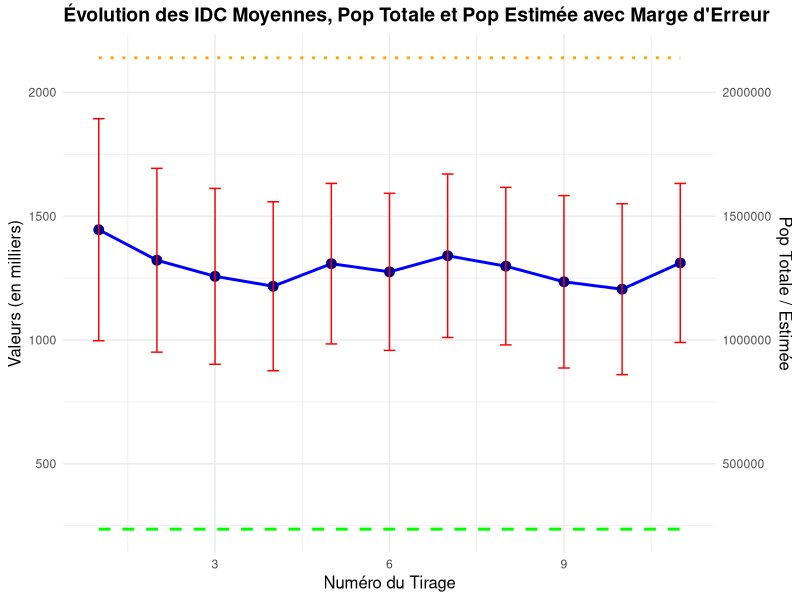

Here is the R script that generated this plot:
# 📦 Charger ggplot2
library(ggplot2)

# 📋 Créer le tableau des résultats avec Pop Totale et Pop Estimée
df <- data.frame(
  Tirage = 1:11,
  Pop_Totale = rep(236283, 11),  # Pop Totale constante pour chaque tirage
  Pop_Estimée = rep(2139261, 11),  # Pop Estimée constante pour chaque tirage
  IDC_Moyenne = c(1445.223, 1322, 1257, 1217, 1308, 1275, 1340, 1298, 1235, 1205, 1311),
  Borne_Inf = c(997, 951, 902, 876, 984, 958, 1010, 980, 887, 860, 990)
)

# ➕ Calcul de la borne supérieure et marge d'erreur
df$Borne_Sup <- 2 * df$IDC_Moyenne - df$Borne_Inf  # borne sup = moyenne + (moyenne - inf)
df$Marge_Erreur <- df$IDC_Moyenne - df$Borne_Inf

# 📈 Graphique combiné avec Pop Totale, Pop Estimée et barres d'erreur
ggplot(df, aes(x = Tirage)) +
  # Courbe pour IDC Moyenne
  geom_line(aes(y = IDC_Moyenne), color = "blue", size = 1) +
  geom_point(aes(y = IDC_Moyenne), size = 3, color = "darkblue") +
  # Courbe pour Pop Totale
  geom_line(aes(y = Pop_Totale / 1000), color = "green", linetype = "dashed", size = 1) + # Divisé par 1000 pour mieux visualiser
  # Courbe pour Pop Estimée
  geom_line(aes(y = Pop_Estimée / 1000), color = "orange", linetype = "dotted", size = 1) + # Divisé par 1000 pour mieux visualiser
  # Barres d'erreur pour IDC
  geom_errorbar(aes(ymin = Borne_Inf, ymax = Borne_Sup), width = 0.2, color = "red") +
  labs(
    title = "Évolution des IDC Moyennes, Pop Totale et Pop Estimée avec Marge d'Erreur",
    x = "Numéro du Tirage",
    y = "Valeurs (en milliers)"
  ) +
  scale_y_continuous(sec.axis = sec_axis(~ . * 1000, name = "Pop Totale / Estimée")) +
  theme_minimal() +
  theme(
    plot.title = element_text(size = 14, face = "bold"),
    axis.title = element_text(size = 12)
  ) +
  theme(legend.position = "bottom") +
  scale_color_manual(name = "Légende", values = c("blue", "green", "orange", "red")) +
  labs(color = "Légende")
